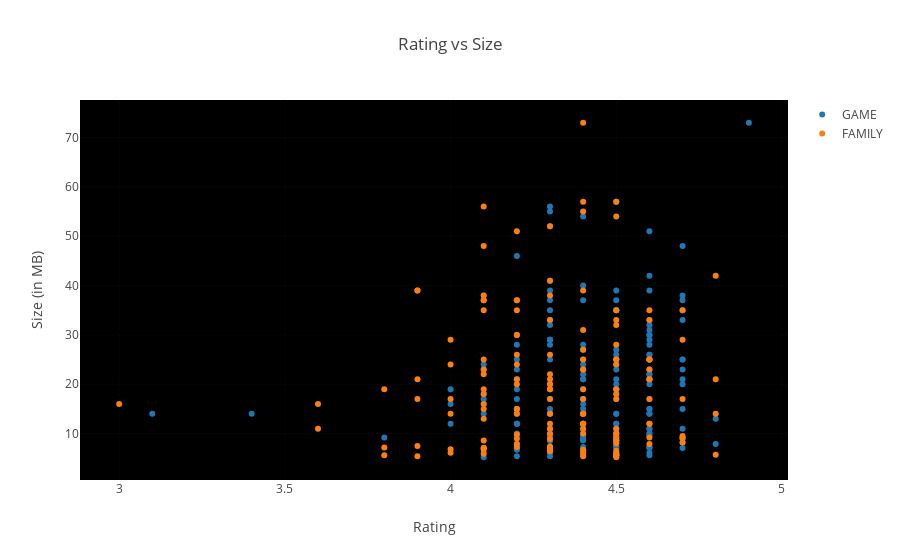

Source (notebook cell):
### Markdown cell above
Most top rated apps are optimally sized between **~2MB to ~40MB** - neither too light nor too heavy.

### Code cell
c = ['hsl('+str(h)+',50%'+',50%)' for h in np.linspace(0, 360, len(list(set(groups.Category))))]

subset_df = df[df.Size > 5]
groups_temp = subset_df.groupby('Category').filter(lambda x: len(x) >20)

# for category in enumerate(list(set(groups_temp.Category))):
#     print (category)

data = [{
    'x': groups_temp.loc[subset_df.Category==category[1]]['Rating'], 
    'type':'scatter',
    'y' : subset_df['Size'],
    'name' : str(category[1]),
    'mode' : 'markers',
    'showlegend': True,
    #'marker': {'color':c[i]}
    #'text' : df['rating'],
    } for category in enumerate(['GAME', 'FAMILY'])]


layout = {'title':"Rating vs Size", 
          'xaxis': {'title' : 'Rating'},
          'yaxis' : {'title' : 'Size (in MB)'},
         'plot_bgcolor': 'rgb(0,0,0)'}

plotly.offline.iplot({'data': data, 'layout': layout})

# heavy_categories = [ 'ENTERTAINMENT', 'MEDICAL', 'DATING']

# data = [{
#     'x': groups.loc[df.Category==category]['Rating'], 
#     'type':'scatter',
#     'y' : df['Size'],
#     'name' : category,
#     'mode' : 'markers',
#     'showlegend': True,
#     #'text' : df['rating'],
#     } for category in heavy_categories]

### Figure 1 — Plotly figure (JSON) as saved in the notebook; plotly's stock layout.template omitted (floating-point values rounded to 4 significant figures; data arrays with more than 128 entries replaced by an {"elided": "..."} marker saying what was removed)
{"data": [{"mode": "markers", "name": "GAME", "showlegend": true, "type": "scatter", "uid": "29b1fd3a-9a90-11e8-8723-88e9fe7785ac", "x": {"elided": "180 float values"}, "y": {"elided": "1939 float values"}}, {"mode": "markers", "name": "FAMILY", "showlegend": true, "type": "scatter", "uid": "29b1fec0-9a90-11e8-b380-88e9fe7785ac", "x": {"elided": "150 float values"}, "y": {"elided": "1939 float values"}}], "layout": {"plot_bgcolor": "rgb(0,0,0)", "title": "Rating vs Size", "xaxis": {"title": "Rating"}, "yaxis": {"title": "Size (in MB)"}}}
